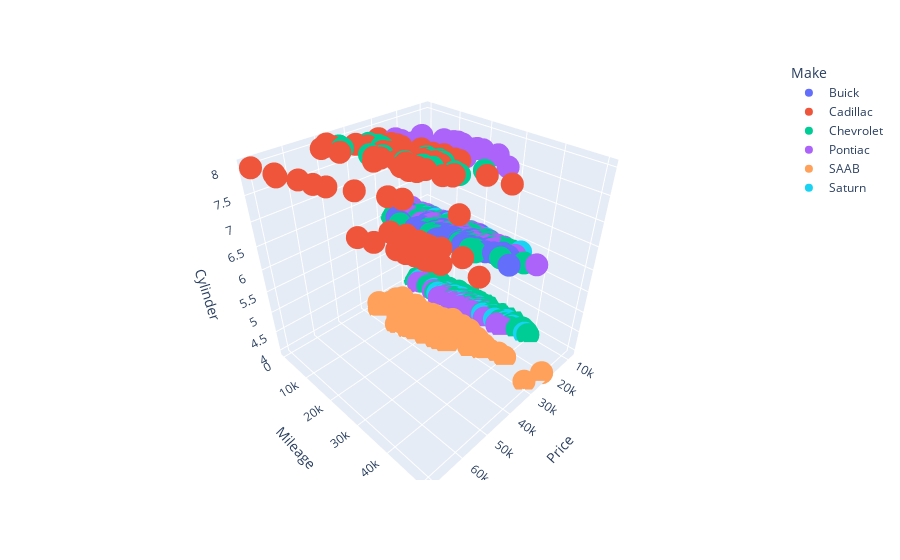

This figure's notebook cell:
### Code cell
px.scatter_3d(df, x='Price', y='Mileage', z='Cylinder', color='Make')
